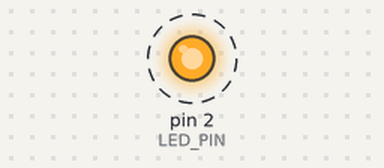
Recording of a sketch running on a simulated Arduino Uno, built with avr-gcc and run on an emulated ATmega328P. On the bench: output pins drawn as LEDs (lit = HIGH). Dashed ring = blinking.

Above: at 0.5 s.
Timing chart, 0 to 4.6 s (numbered marks = the images above):
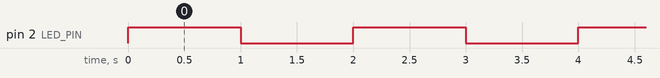

Measured:
- by itself, pin 2 (LED_PIN): alternates HIGH for 1.0 s and LOW for 1.0 s

The sketch:

basicLED-demo.ino
```cpp
// set a macro/pseudonym for the IO port to which LED is connected
// note that this can be any IO port, that supports output
#define LED_PIN 2
#define LED_FREQ 1

void setup()
{
  // sets a GPIO PIN to mode to output
  pinMode(LED_PIN, OUTPUT);
}

void loop()
{
    digitalWrite(LED_PIN, HIGH);
    delay(1000);
    digitalWrite(LED_PIN, LOW);
    delay(1000);
}
```
